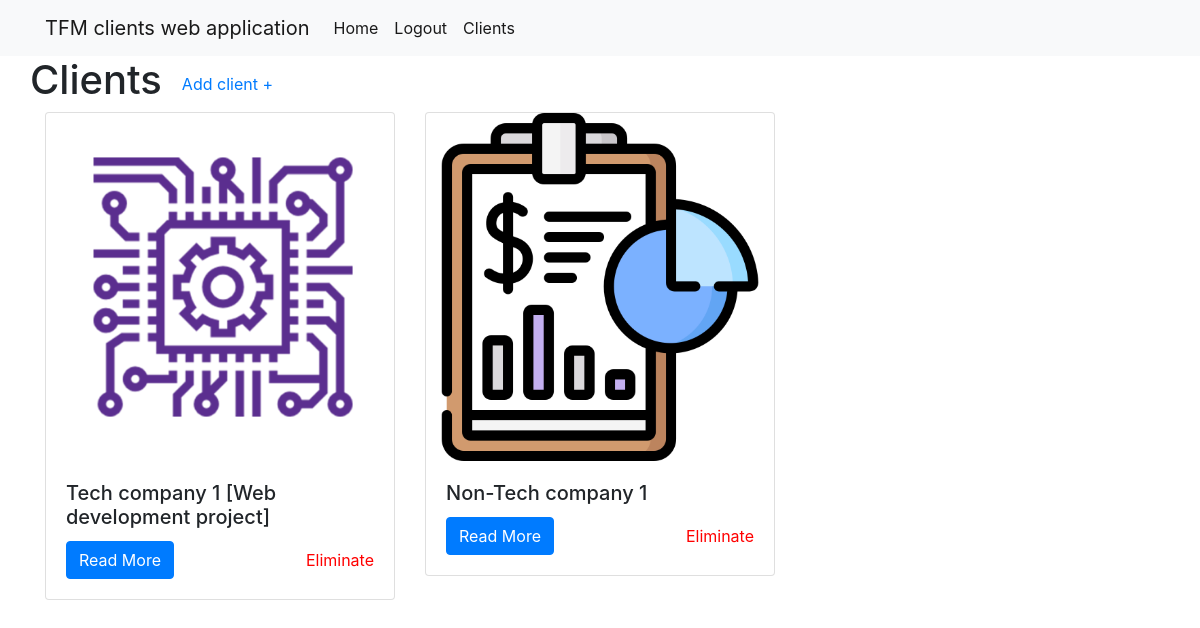
Page /clients_index/ (signed in) on the committed database.
### client_list/models.py (models this page shows)
class Client(models.Model):
    company = models.CharField(max_length=100)
    description = models.TextField()
    budget = models.IntegerField()
    expiration_date = models.DateField()
    image = models.FilePathField(path="/img")

### client_list/views.py (the view)
# urls.py: path("clients_index/", views.clients_index, name="clients_index"),
@login_required
def clients_index(request):
    clients = Client.objects.all()
    context = {
        'clients': clients
    }
    return render(request, 'clients_index.html', context)

### client_list/templates/clients_index.html
{% extends "base.html" %}
{% load static %}
{% block page_content %}
<div class="row" style="align-items:center">
    <h1 style="margin-right:20px">Clients</h1>
    <a href="{% url 'add_client' %}" style="text-align:center">Add client +</a>
</div>
<div class="row">
{% for client in clients %}
    <div class="col-md-4">
        <div class="card mb-2">
            <img class="card-img-top" src="{% static client.image %}">
            <div class="card-body">
                <h5 class="card-title">{{ client.company }}</h5>
		<div style="align-items:center;display:flex;justify-content:space-between">
                    <a style="margin-right:30px" href="{% url 'client_detail' client.pk %}"
                       class="btn btn-primary">
                        Read More
                    </a>
 		    <a href="{% url 'eliminate_client' client.pk %}" style="text-align:center;color:red">
                        Eliminate
                    </a>
		</div>
            </div>
        </div>
    </div>
    {% endfor %}
</div>
{% endblock %}

### rows in the picture
Client: image (picture), company "Tech company 1 [Web development project]"
Client: image (picture), company "Non-Tech company 1"
